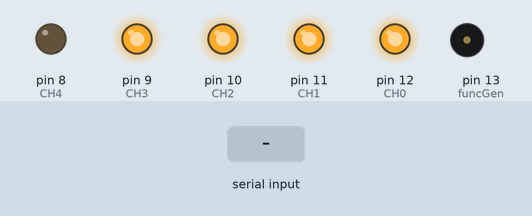
Simulated run of this sketch. Board: Arduino Uno, built with avr-gcc and run on an emulated ATmega328P. On the bench: output pins drawn as LEDs (lit = HIGH), buzzer (waves = sounding). Inputs (shaded band) come from the test bench. What the sketch prints to the serial monitor is not drawn.

Above: at 1.2 s.
1.3 s: "funcgen" received over Serial
At 3.2 s:
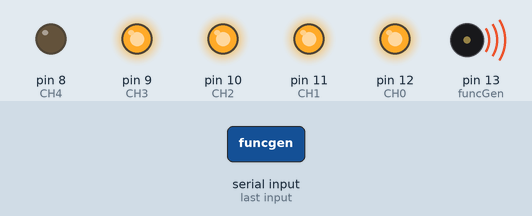
Timing chart, 0 to 4.7 s (numbered marks = the images above; inputs shaded):
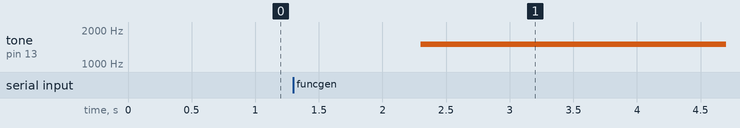

The sketch:

Multimeter.ino
```cpp
String mode = "";

//Pins for VoltMeter
const int VoltMeter = A0;
float V = 0.00;

//Pins for Ammeter
const int Ammeter = A1;
float A = 0.00;

//Pins for OhmMeter
#define CH0  12
#define CH1  11
#define CH2  10
#define CH3  9
#define CH4  8

byte ch_number;
uint32_t res;
const uint32_t res_table[5] = {100, 1000, 10000, 100000, 1000000};
char _buffer[11];

//Pins for Function Generator
const int funcGen = 13;
int frequency = 1500;

//Pins for Oscilloscope
const int Scope = A4;

void setup() {
  // put your setup code here, to run once:
  Serial.begin(115200);
  pinMode(VoltMeter, INPUT);
  pinMode(Ammeter, INPUT);
  pinMode(funcGen, OUTPUT);
  pinMode(Scope, INPUT);

  pinMode(CH0, OUTPUT);
  pinMode(CH1, OUTPUT);
  pinMode(CH2, OUTPUT);
  pinMode(CH3, OUTPUT);
  pinMode(CH4, OUTPUT);

  ch_number = 4;
  ch_select(ch_number);
}

void loop() {
  // put your main code here, to run repeatedly:
  if (Serial.available()){
    String c = Serial.readString();

    if (isValidNumber(c) == true){
      //Serial.println(c);
      frequency = c.toInt();
    }

    if (c == "voltmeter"){
      mode = "voltmeter";
    }

    if (c == "ammeter"){
      mode = "ammeter";
    }

    if (c == "funcgen"){
      mode = "funcgen";
    }

    if (c == "ohmmeter"){
      mode = "ohmmeter";
    }

    if (c == "oscilloscope"){
      mode = "oscilloscope";
    }
  }

  if (mode == "voltmeter"){
    calculate_voltage();
  }

  if (mode == "ohmmeter"){
    calculate_resistor();
  }

  if (mode == "funcgen"){
    tone(funcGen, frequency);
    Serial.println(frequency);
  }

  if (mode == "ammeter"){
    calculate_current();
  }

  if (mode == "oscilloscope"){
    oscilloscope();
  }
}

void oscilloscope (){
  int adcValue = analogRead(Scope);
  float V = fmap(adcValue,139 , 639, -10, 10);
  Serial.println(V);
}

void calculate_current() {
  float R = 10;
  float adc_value = 0.00;
  float v_ref = 5;
  float voltage_read = 0.00;

  for (int i = 0; i < 10 ; i++)
  {
    adc_value = adc_value + analogRead(Ammeter);
    delay(3);
  }

  adc_value = adc_value / 10;
  voltage_read = ((adc_value * v_ref) / 1024);
  A = (voltage_read / R);

  String temp1 = "";
  String temp = " A";
  temp1.concat(A);
  temp1.concat(temp);
  Serial.println(temp1);
}

void calculate_voltage() {
  float R1 = 22000.00;
  float R2 = 110.00;
  float v_ref = 4.975;
  float resistor_ratio = 0.00;
  float adc_value = 0.00;
  float voltage = 0.00;
  resistor_ratio = (R2 / (R1 + R2));

  for (int i = 0; i < 10 ; i++)
  {
    adc_value = adc_value + analogRead(VoltMeter);
    delay(3);
  }
  adc_value = adc_value / 10;
  voltage = ((adc_value * v_ref) / 1024);
  V = voltage / resistor_ratio;

  //Serial.print("DC Voltage = ");
  String temp1 = "";
  String temp = " V";
  temp1.concat(V);
  temp1.concat(temp);
  Serial.println(temp1);

}

void calculate_resistor() {
  uint16_t volt_image = analogRead(A3) + 1;

  if(volt_image >= 550 && ch_number < 4) {
    ch_number++;
    ch_select(ch_number);
    delay(50);
    return;
  }

  if(volt_image <= 90 && ch_number > 0) {
    ch_number--;
    ch_select(ch_number);
    delay(50);
    return;
  }

  if(volt_image < 900) {
    float value = (float)volt_image*res/(1023 - volt_image);
    if(value < 1000.0)
      sprintf(_buffer, "%03u.%1u Ohm ", (uint16_t)value, (uint16_t)(value*10)%10);
    else if(value < 10000.0)
           sprintf(_buffer, "%1u.%03u kOhm", (uint16_t)(value/1000), (uint16_t)value%1000);
    else if(value < 100000.0)
           sprintf(_buffer, "%02u.%02u kOhm", (uint16_t)(value/1000), (uint16_t)(value/10)%100);
    else if(value < 1000000.0)
           sprintf(_buffer, "%03u.%1u kOhm", (uint16_t)(value/1000), (uint16_t)(value/100)%10);
    else
      sprintf(_buffer, "%1u.%03u MOhm", (uint16_t)(value/1000000), (uint16_t)(value/1000)%1000);
  }

  else
    sprintf(_buffer, "Over Load ");

  Serial.println(_buffer);
  Serial.println();
}

void ch_select(byte n) {
  switch(n) {
    case 0:
      digitalWrite(CH0, LOW);
      digitalWrite(CH1, HIGH);
      digitalWrite(CH2, HIGH);
      digitalWrite(CH3, HIGH);
      digitalWrite(CH4, HIGH);
      break;
    case 1:
      digitalWrite(CH0, HIGH);
      digitalWrite(CH1, LOW);
      digitalWrite(CH2, HIGH);
      digitalWrite(CH3, HIGH);
      digitalWrite(CH4, HIGH);
      break;
    case 2:
      digitalWrite(CH0, HIGH);
      digitalWrite(CH1, HIGH);
      digitalWrite(CH2, LOW);
      digitalWrite(CH3, HIGH);
      digitalWrite(CH4, HIGH);
      break;
    case 3:
      digitalWrite(CH0, HIGH);
      digitalWrite(CH1, HIGH);
      digitalWrite(CH2, HIGH);
      digitalWrite(CH3, LOW);
      digitalWrite(CH4, HIGH);
      break;
    case 4:
      digitalWrite(CH0, HIGH);
      digitalWrite(CH1, HIGH);
      digitalWrite(CH2, HIGH);
      digitalWrite(CH3, HIGH);
      digitalWrite(CH4, LOW);
  }
  res = res_table[n];
}

boolean isValidNumber(String str){
  for(byte i=0;i<str.length();i++)
  {
     if(isDigit(str.charAt(i))) return true;
       }
  return false;
}

float fmap(float x, float in_min, float in_max, float out_min, float out_max)
{
  return (x - in_min) * (out_max - out_min) / (in_max - in_min) + out_min;
}
```

Measured:
- after the input at 1.3 s, tone on pin 13 (funcGen): silent → 1500 Hz after 1.0 s
